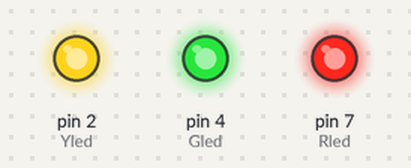
This sketch was run on a simulated Arduino Uno, built with avr-gcc and run on an emulated ATmega328P. Parts: output pins drawn as LEDs (lit = HIGH).

Above: at 0.5 s.
At 3.5 s:
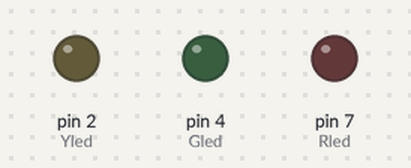
Timing chart, 0 to 4.6 s (numbered marks = the images above):
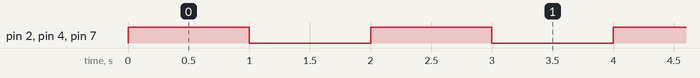

The sketch:

LED3.ino
```cpp
#define Rled 7
#define Yled 2
#define Gled 4

void setup(){

  pinMode(Rled,OUTPUT);
  pinMode(Yled,OUTPUT);
  pinMode(Gled,OUTPUT);
}

void loop(){
  digitalWrite(Rled,HIGH);
  digitalWrite(Yled,HIGH);
  digitalWrite(Gled,HIGH);

  delay(1000);

  digitalWrite(Rled,LOW);
  digitalWrite(Yled,LOW);
  digitalWrite(Gled,LOW);

  delay(1000);
}
```

Measured:
- by itself, pin 2 (Yled), pin 4 (Gled), pin 7 (Rled): alternates HIGH for 1.0 s and LOW for 1.0 s
